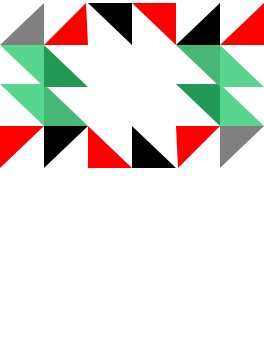
Frame 1 (no input)
Frame 60 (the mouse pressed at the canvas centre just before this capture): identical to frame 1, image omitted
Frame 120 (the mouse held since frame 60 and released just before this capture): identical to frame 1, image omitted

The Processing sketch that drew this single still picture (run headless with seeded random() and noise(); from frame 60 on, the mouse is pressed at the canvas centre):

// Processing sketch: sketch_replica_piece
// ── sketch_replica_piece.pde
 void setup()
{
  //Setup the carvas size exactly the image by pixel level
  size(264, 342);
}
void draw()
{
  //Setup backgroud style
  background(#ffffff);
  noStroke();
 
  //Draw first triangle in the first line 
  fill(#58d68d);
  triangle(0, 84, 44, 84, 44, 126);
  
  //Draw second triangle in the first line 
  fill(#47b876);
  triangle(44, 84, 44, 126, 88, 126);
  
  ///Draw third triangle in the first line 
  fill(#229954);
  triangle(176, 84, 220, 84, 220, 126);
  
  //Draw fourth triangle in the first line
 fill(#58d68d); 
 triangle(220, 84, 220, 126, 264, 126);
 

  //Draw first triangle in the second line
  fill(#FF0000);
  triangle(0, 126, 0, 168, 44, 126);
  
  //Draw second triangle in the second line
  fill(#000000);
  triangle(44, 126, 44, 168, 88, 126); 
  
  //Draw third triangle in the second line
  fill(#FF0000);
  triangle(88, 126, 88, 168, 132, 168);
  
  //Draw fourth triangle in the second line
  fill(#000000);
  triangle(132, 126, 132, 168, 176, 168);
  
  //Draw five triangle in the second line
  fill(#FF0000);
  triangle(176, 126, 178, 168, 220, 126);
  
   //Draw sixth triangle in the second line
  fill(#808080);
  triangle(220, 126, 220, 168, 264, 126);
 
  //Saves the current coordinate system to the stack
  pushMatrix();
  
  //Moves the drawing canvas in new location
  translate((width/2)+132, height/2);
  
  //rotates the object by 180 degrees
  rotate(TAU * (1.0/2.0));
  
  //Draw first triangle in the first line
  fill(#58d68d);
  triangle(0, 84, 44, 84, 44, 126);
  
  //Draw second triangle in the first line
  fill(#47b876);
  triangle(44, 84, 44, 126, 88, 126);
  
  //Draw third triangle in the first line
  fill(#229954);
  triangle(176, 84, 220, 84, 220, 126);
  
  //Draw fourth triangle in the first line
  fill(#58d68d); 
  triangle(220, 84, 220, 126, 264, 126);

  //Draw first triangle in the second line
  fill(#FF0000);
  triangle(0, 126, 0, 168, 44, 126);
  
  //Draw second triangle in the second line
  fill(#000000);
  triangle(44, 126, 44, 168, 88, 126); 
  
  //Draw third triangle in the second line
  fill(#FF0000);
  triangle(88, 126, 88, 168, 132, 168);
  
  //Draw fourth triangle in the second line
  fill(#000000);
  triangle(132, 126, 132, 168, 176, 168);
  
  //Draw five triangle in the second line
  fill(#FF0000);
  triangle(176, 126, 178, 168, 220, 126);
  
  //Draw sixth triangle in the second line
  fill(#808080);
  triangle(220, 126, 220, 168, 264, 126);
  
  //Restores the prior coordinates
  popMatrix();
  
}
